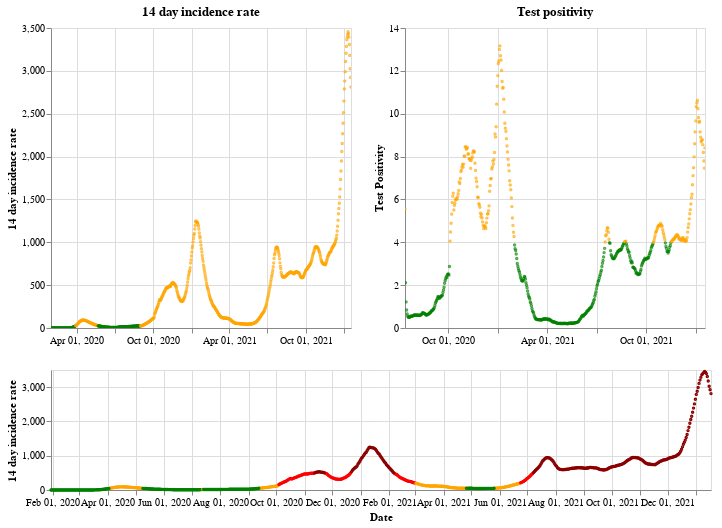

The notebook cell this image was saved under:
### Markdown cell above
## England

### Code cell
plot_traffic_light('England')

### Figure 1 — Vega-Lite specification as saved in the notebook (floating-point values rounded to 4 significant figures; data arrays with more than 128 entries replaced by an {"elided": "..."} marker saying what was removed)
{"config": {"view": {"continuousWidth": 400, "continuousHeight": 300}}, "vconcat": [{"hconcat": [{"mark": {"type": "point", "size": 2}, "encoding": {"color": {"condition": {"value": "green", "test": "(datum.twoWeeklyCasesRate <= 25)"}, "value": "orange"}, "tooltip": [{"type": "nominal", "field": "areaName"}, {"type": "temporal", "field": "date"}, {"type": "quantitative", "field": "twoWeeklyCasesRate"}, {"type": "quantitative", "field": "testPositivity"}], "x": {"type": "temporal", "axis": {"title": ""}, "field": "date", "scale": {"domain": {"selection": "DateBrush"}}, "timeUnit": "yearmonthdate"}, "y": {"type": "quantitative", "axis": {"title": "14 day incidence rate"}, "field": "twoWeeklyCasesRate"}}, "title": "14 day incidence rate", "width": 300}, {"mark": {"type": "point", "size": 2}, "encoding": {"color": {"condition": {"value": "green", "test": "(datum.testPositivity <= 4)"}, "value": "orange"}, "tooltip": [{"type": "nominal", "field": "areaName"}, {"type": "temporal", "field": "date"}, {"type": "quantitative", "field": "twoWeeklyCasesRate"}, {"type": "quantitative", "field": "testPositivity"}], "x": {"type": "temporal", "axis": {"title": ""}, "field": "date", "scale": {"domain": {"selection": "DateBrush"}}, "timeUnit": "yearmonthdate"}, "y": {"type": "quantitative", "axis": {"title": "Test Positivity"}, "field": "testPositivity"}}, "title": "Test positivity", "width": 300}]}, {"layer": [{"mark": {"type": "point", "size": 2}, "encoding": {"color": {"condition": {"value": "orange", "test": "(((datum.testPositivity < 4) && (datum.twoWeeklyCasesRate >= 50)) && (datum.twoWeeklyCasesRate < 200))"}, "value": "red"}, "opacity": {"condition": {"value": 1, "test": "((datum.twoWeeklyCasesRate >= 50) && (datum.twoWeeklyCasesRate < 500))"}, "value": 0}, "tooltip": [{"type": "nominal", "field": "areaName"}, {"type": "temporal", "field": "date"}, {"type": "quantitative", "field": "twoWeeklyCasesRate"}, {"type": "quantitative", "field": "testPositivity"}], "x": {"type": "temporal", "axis": {"title": "Date"}, "field": "date", "timeUnit": "yearmonthdate"}, "y": {"type": "quantitative", "axis": {"title": "14 day incidence rate"}, "field": "twoWeeklyCasesRate"}}, "selection": {"DateBrush": {"type": "interval", "encodings": ["x"], "fields": ["Time"]}}}, {"mark": {"type": "point", "size": 2}, "encoding": {"color": {"value": "darkred"}, "opacity": {"condition": {"value": 1, "test": "(datum.twoWeeklyCasesRate >= 500)"}, "value": 0}, "tooltip": [{"type": "nominal", "field": "areaName"}, {"type": "temporal", "field": "date"}, {"type": "quantitative", "field": "twoWeeklyCasesRate"}, {"type": "quantitative", "field": "testPositivity"}], "x": {"type": "temporal", "axis": {"title": "Date"}, "field": "date", "timeUnit": "yearmonthdate"}, "y": {"type": "quantitative", "axis": {"title": "14 day incidence rate"}, "field": "twoWeeklyCasesRate"}}}, {"mark": {"type": "point", "size": 2}, "encoding": {"color": {"condition": {"value": "green", "test": "((datum.testPositivity < 4) && (datum.twoWeeklyCasesRate < 50))"}, "value": "orange"}, "opacity": {"condition": {"value": 1, "test": "(datum.twoWeeklyCasesRate < 50)"}, "value": 0}, "tooltip": [{"type": "nominal", "field": "areaName"}, {"type": "temporal", "field": "date"}, {"type": "quantitative", "field": "twoWeeklyCasesRate"}, {"type": "quantitative", "field": "testPositivity"}], "x": {"type": "temporal", "axis": {"title": "Date"}, "field": "date", "timeUnit": "yearmonthdate"}, "y": {"type": "quantitative", "axis": {"title": "14 day incidence rate"}, "field": "twoWeeklyCasesRate"}}}], "height": 120, "width": 660}], "data": {"name": "data-dd065272bd4ad50695f66a1fa88f81ff"}, "$schema": "https://vega.github.io/schema/vega-lite/v4.8.1.json", "datasets": {"data-dd065272bd4ad50695f66a1fa88f81ff": {"elided": "719 records"}}}
